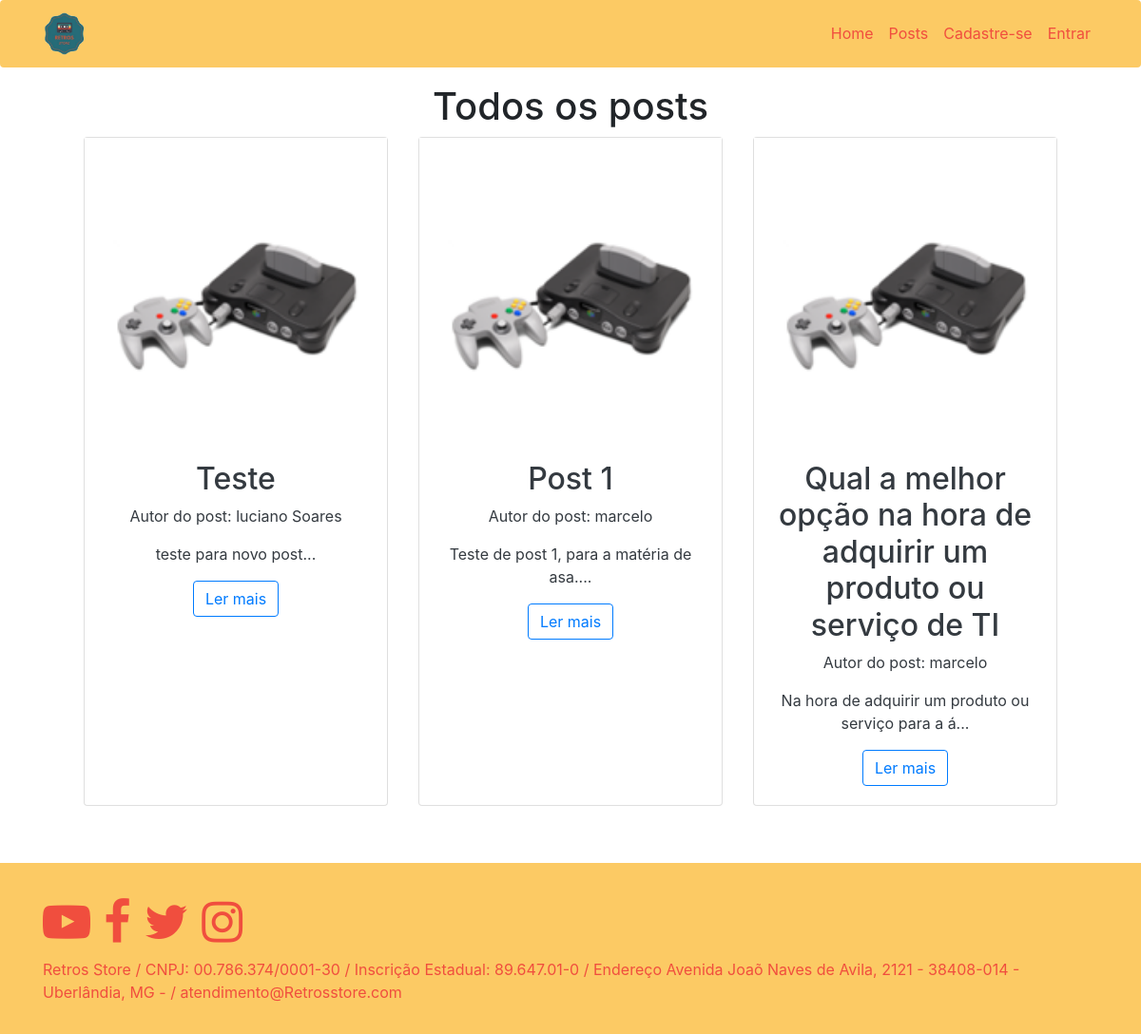
The page /posts on the database its author committed.
### flaskblog/models.py (models this page shows, shortened)
class Post(db.Model):
    id = db.Column(db.Integer, primary_key=True)
    title = db.Column(db.String(100), nullable=False)
    date_posted = db.Column(db.DateTime, nullable=False, default=datetime.utcnow)
    content = db.Column(db.Text, nullable=False)
    user_id = db.Column(db.Integer, db.ForeignKey('user.id'), nullable=False)

class User(db.Model, UserMixin):
    id = db.Column(db.Integer, primary_key=True)
    username = db.Column(db.String(20), unique=True, nullable=False)
    email = db.Column(db.String(120), unique=True, nullable=False)
    image_file = db.Column(db.String(20), nullable=False, default='default.jpg')
    password = db.Column(db.String(60), nullable=False)
    posts = db.relationship('Post', backref='author', lazy=True)

### flaskblog/routes.py (the view)
@app.route('/posts')
def posts():
    posts = Post.query.all()
    return render_template('posts.html', title='Posts', posts=posts)

### flaskblog/templates/posts.html
{% extends "layout.html" %}
{% block content %}
    <div class="container py-3">
        <div class="row justify-content-center h1">
            Todos os posts
        </div>
        <div class="row justify-content-center text-center">
            {% for post in posts %}
                <a href="{{ url_for('post', post_id=post.id) }}" class="card mb-4 mx-3" style="text-decoration:none; width: 20rem;">
                    <div class="thumbnail">
                        <img src="{{ url_for('static', filename='img/produto1.png') }}" alt="Coworkings" style="width: 100%; height: 40vh; object-fit: cover;">
                    </div>
                    <div class="card-body">
                        <p class="card-text subTitulo text-dark h2">{{ post.title }}</p>
                        <p class="text-dark">Autor do post: {{ post.author.username }}</p>
                        <p class="card-text text-dark">{{ post.content[0:50] }}...</p>
                        <button class="btn btn-outline-primary">Ler mais</button>
                    </div>
                </a>
            {% endfor %}
        </div>
    </div>
{% endblock content %}

### rows shown on the page
Post: title "Teste", author.username "luciano Soares", content "teste para novo post"
Post: title "Post 1", author.username "marcelo", content "Teste de post 1, para a matéria de asa."
Post: title "Qual a melhor opção na hora de adquirir um produto ou serviço de TI", author.username "marcelo", content "Na hora de adquirir um produto ou serviço para a á"
